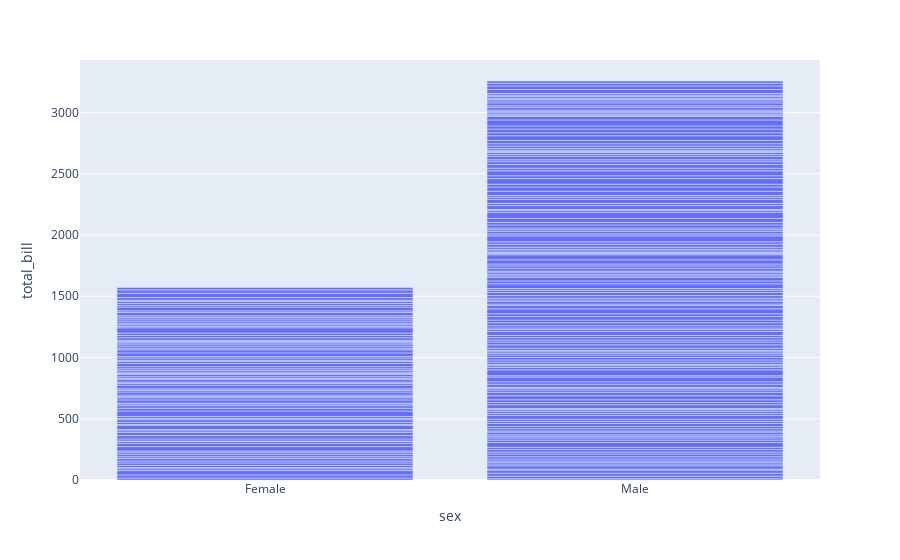

Here is the notebook cell this chart was saved with:
### Code cell
# plot bar graph on above data 
fig = px.bar(tips, x='sex', y='total_bill')
fig.show()
fig.write_image('./output/01_Bar.png', scale=3)

### Figure 1 — Plotly figure (JSON) as saved in the notebook; plotly's stock layout.template omitted (floating-point values rounded to 4 significant figures; data arrays with more than 128 entries replaced by an {"elided": "..."} marker saying what was removed)
{"data": [{"alignmentgroup": "True", "hovertemplate": "sex=%{x}<br>total_bill=%{y}<extra></extra>", "legendgroup": "", "marker": {"color": "#636efa", "pattern": {"shape": ""}}, "name": "", "offsetgroup": "", "orientation": "v", "showlegend": false, "textposition": "auto", "type": "bar", "x": {"elided": "244 str values"}, "xaxis": "x", "y": {"elided": "244 float values"}, "yaxis": "y"}], "layout": {"barmode": "relative", "legend": {"tracegroupgap": 0}, "margin": {"t": 60}, "xaxis": {"anchor": "y", "domain": [0, 1], "title": {"text": "sex"}}, "yaxis": {"anchor": "x", "domain": [0, 1], "title": {"text": "total_bill"}}}}
